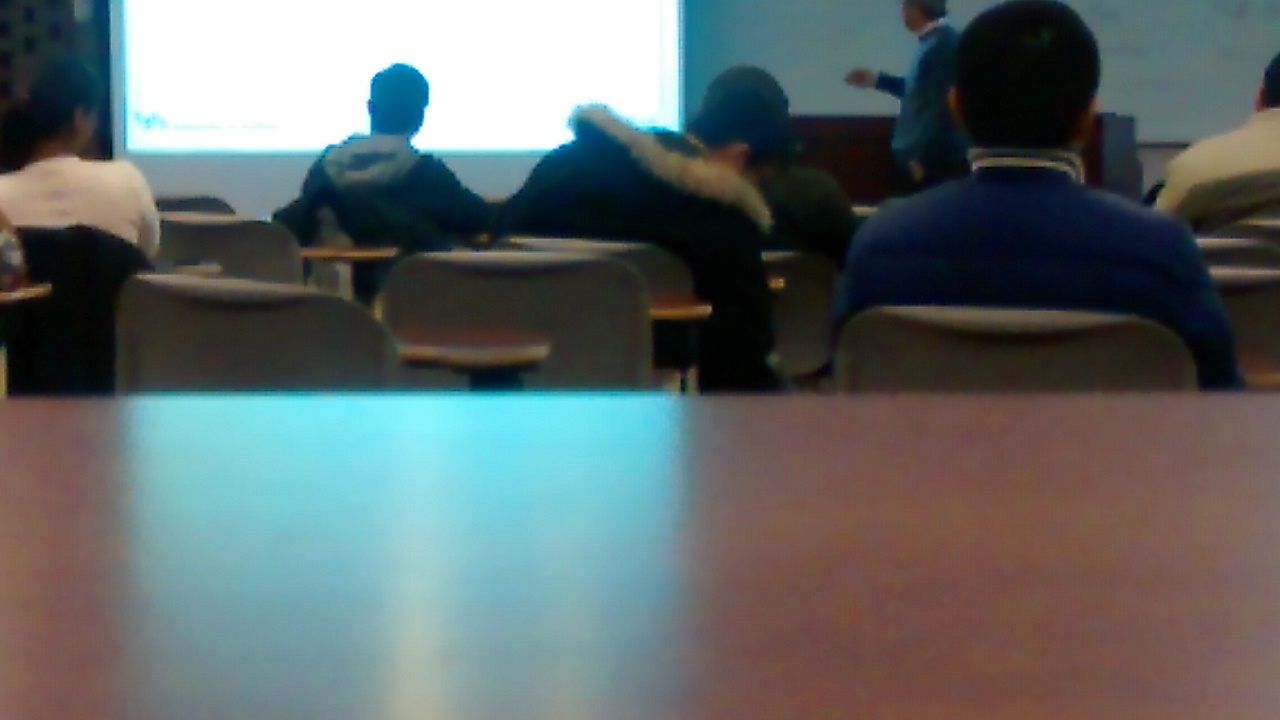
%> input picture Image Compression HUffman/inside.jpg, 1280 x 720 px
$ octave compression.m   (GNU Octave 9; MATLAB toolbox functions it lacks are replaced by stand-ins)
%> lines starting %> are read from the running program, lines starting %| are printed output that depends on the picture
I = imread('inside.jpg');
%> I is the input picture: size 720x1280x3 uint8; mean R, G, B 95.3, 103.7, 103.8
original = I;
tic
%%%%%%%%%%%%%%%%%%%%%%%%%%% Image Encoding %%%%%%%%%%%%%%%%%%%%%%%%%%%

% http://en.wikipedia.org/wiki/Grayscale
R=I(:,:,1); G=I(:,:,2); B=I(:,:,3);
%> after `R=I(:,:,1)`:
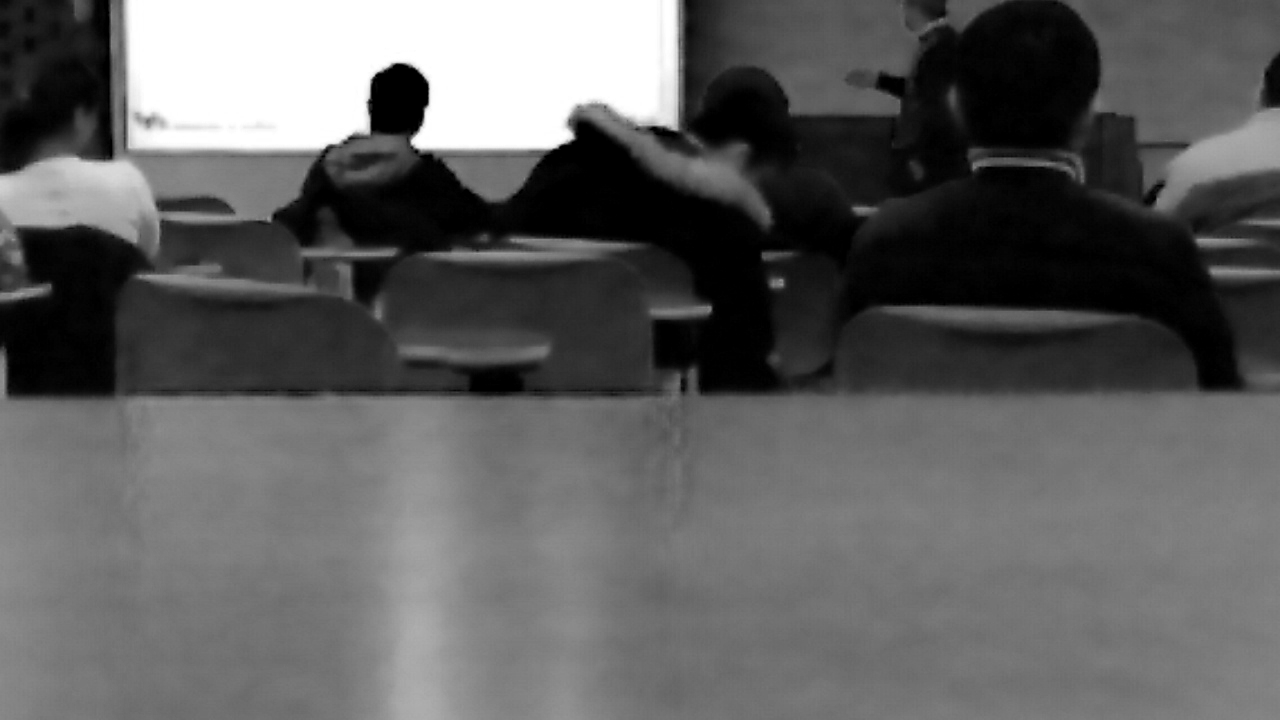
%> R: size 720x1280 uint8; min 0, max 255, mean 95.3
%> after `G=I(:,:,2)`:
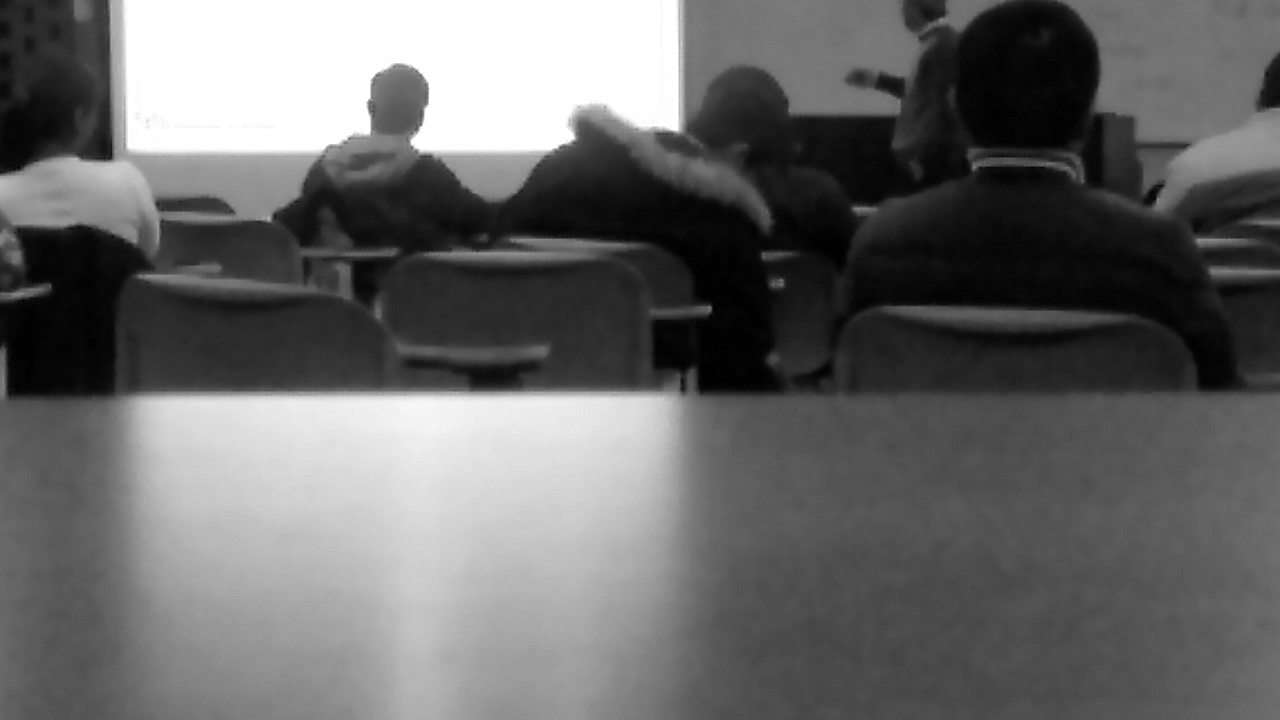
%> G: size 720x1280 uint8; min 0, max 255, mean 103.7
%> after `B=I(:,:,3)`:
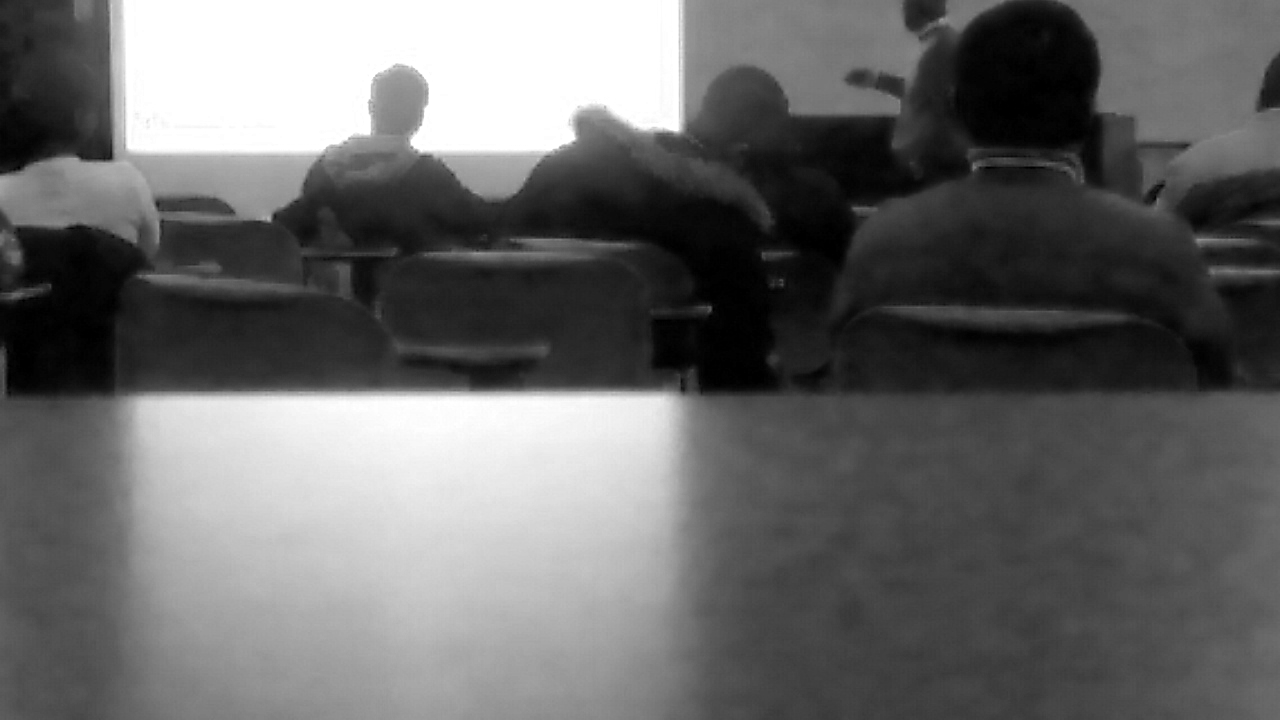
%> B: size 720x1280 uint8; min 0, max 255, mean 103.8
I = .299*R + .587*G + .114*B;
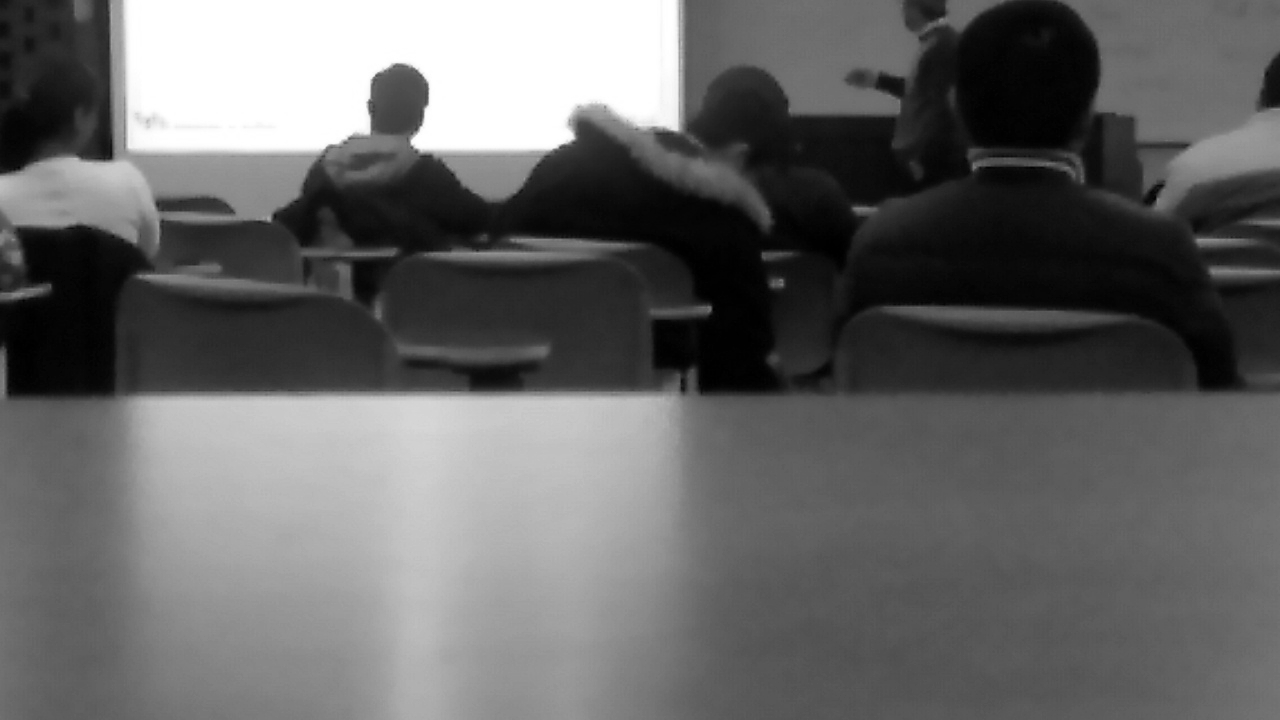
%> I: size 720x1280 uint8; min 0, max 255, mean 101.2
imwrite(I,'inside Gray Scale standard Quantization grade 1.jpg');

% Subsampling Image
% parameters are set by repetitive setting till picture reaches 1024 * 1024
%I = I(1:1.25:end,1:.7025:end,:);
I = imresize(I, [1024 1024]);
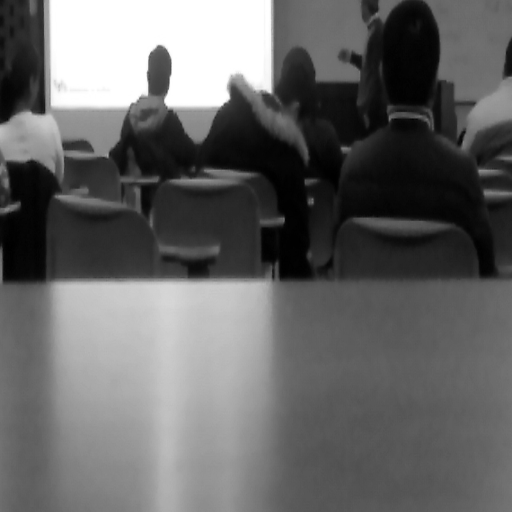
%> I: size 1024x1024 uint8 (shown at 1/2 size); min 0, max 255, mean 101.2
gray = I;
imwrite(I,'inside subsampled Gray Scale standard Quantization grade 1.jpg');

% DCT conversion
fun = @(block_struct) dct2(block_struct.data);
I = blockproc(I,[8 8],fun);
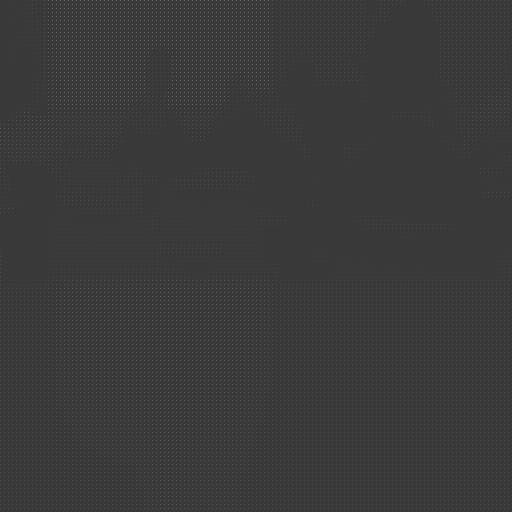
%> I: size 1024x1024 double (shown at 1/2 size); min -591.2, max 2040, mean 12.7; drawn with min black and max white

% Quantization with standard JPG table
% calulating new f(u,v)
%> (the run ends here)
